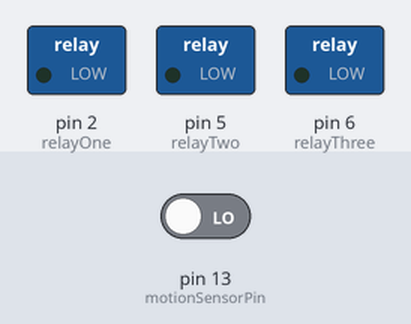
A sketch run on a simulated Arduino Uno, built with avr-gcc and run on an emulated ATmega328P. Parts: switched loads named in the sketch (green lamp = pin HIGH). The inputs (shaded band) are chosen by the test bench; at power-on: pin 13 (motionSensorPin) LOW.

Above: at 1.2 s.
1.3 s: pin 13 (motionSensorPin) driven HIGH
At 2.1 s:
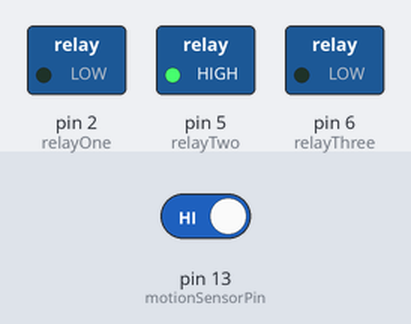
At 5.9 s:
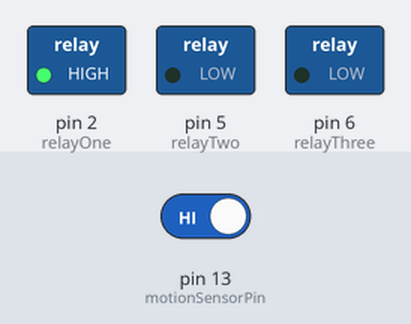
7.3 s: pin 13 (motionSensorPin) driven LOW
At 8.1 s:
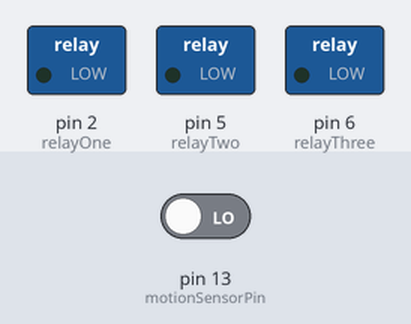
Timing chart, 0 to 10.3 s (numbered marks = the images above; inputs shaded):
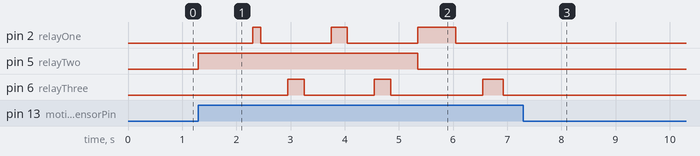

The sketch:

motion_activated_turret.ino
```cpp
//  The program responsible for controlling how
//  the motion activated turret is going to work.
//
//  For my water gun, I needed three relays due to
//  the water gun being able to swivel left and
//  right. If the gun being used has fewer switches.
//  the other relays on this code could be commented
//  out.
//
//  By Jason Poel Smith
//  Modified by Faisal Mir, 2019-12-07
//
int relayOne = 2;           // Relay connected to digital pin 2
int relayTwo = 5;           // Relay connected to digital pin 4
int relayThree = 6;         // Relay connected to digital pin 6
int motionSensorPin = 13;   // Motion Sensor connected to digital pin 13
int motionSensorState = 0;

void setup()
{
  pinMode(relayOne, OUTPUT);       // sets the digital pin 2 as output
  pinMode(relayTwo, OUTPUT);       // sets the digital pin 4 as output
  pinMode(relayThree, OUTPUT);     // se9ts the digital pin 6 as output
  pinMode(motionSensorPin, INPUT); // sets the digital pin 13 as input

  Serial.begin(9600);
}
void loop()
{
  motionSensorState = digitalRead(motionSensorPin); //read output of motion sensor
  if (motionSensorState == HIGH) // if motion is detected, fire gun
  {
    digitalWrite(relayTwo, HIGH); // turns the second relay on to fire the gun
    delay(1000); digitalWrite(relayOne, HIGH); // turns the first relay on to turn the turret
    delay(150); digitalWrite(relayOne, LOW); // turns the first relay off
    delay(500); digitalWrite(relayThree, HIGH); // turns the third relay on to turn the turret back
    delay(300); digitalWrite(relayThree, LOW); // turns the third relay off
    delay(500); digitalWrite(relayOne, HIGH); // turns the first relay on to turn the turret
    delay(300); digitalWrite(relayOne, LOW); // turns the first relay off
    delay(500); digitalWrite(relayThree, HIGH); // turns the third relay on to turn the turret back
    delay(300); digitalWrite(relayThree, LOW); // turns the third relay off
    delay(500); digitalWrite(relayTwo, LOW); // turns the second relay off to stop firing the gun
    digitalWrite(relayOne, HIGH); // turns the first relay on to turn the turret all the way to one side
    delay(700); digitalWrite(relayOne, LOW); // turns the first relay off
    delay(500); digitalWrite(relayThree, HIGH); // turns the third relay on to turn the turret back to the center position
    delay(375); digitalWrite(relayThree, LOW); // turns the third relay off
    delay(1000);
  }
  else              // if no motion is detected, default to setting all motors off
  {
    digitalWrite(relayOne, LOW);
    digitalWrite(relayTwo, LOW);
    digitalWrite(relayThree, LOW);
  }
 }
```

Measured:
- after the input at 1.3 s, pin 2 (relayOne): goes HIGH 0.15 s, LOW 1.3 s, HIGH 0.30 s, LOW 1.3 s, HIGH 0.70 s, then LOW, starting after 1.0 s; pin 5 (relayTwo): LOW → HIGH at once, → LOW 4.1 s later; pin 6 (relayThree): goes HIGH 0.30 s, LOW 1.3 s, HIGH 0.30 s, LOW 1.7 s, HIGH 0.38 s, then LOW, starting after 1.7 s
- after the input at 7.3 s, pin 2 (relayOne), pin 6 (relayThree): stops changing and stays LOW; pin 5 (relayTwo): stays LOW (without the input it goes to HIGH after 0.63 s)
